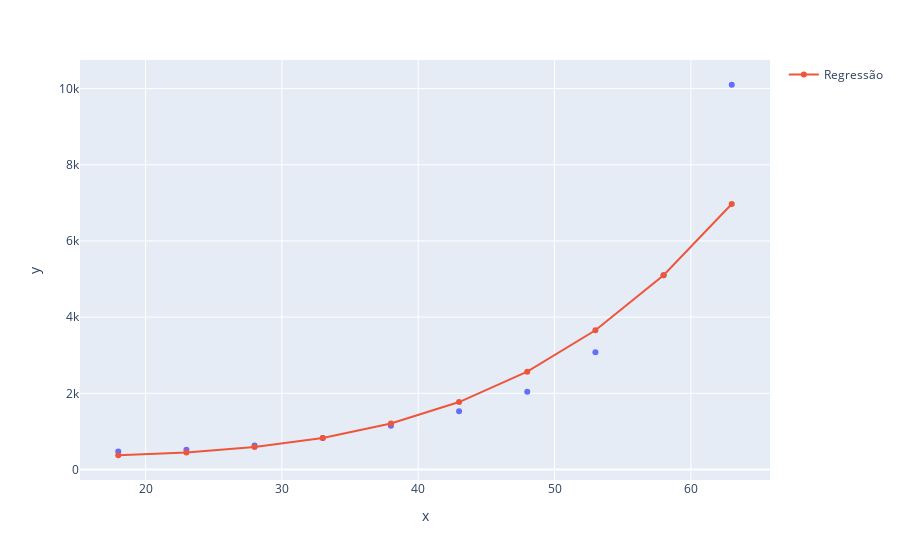

The notebook cell saved with this chart:
### Code cell
grafico2 = px.scatter(x=x_plano_saude2.ravel(), y=y_plano_saude2)
grafico2 . add_scatter(x=x_plano_saude2.ravel(
), y=regressor_svr_saude_poly.predict(x_plano_saude2), name='Regressão')
grafico2.show()

### Figure 1 — Plotly figure (JSON) as saved in the notebook; plotly's stock layout.template omitted (floating-point values rounded to 4 significant figures)
{"data": [{"hovertemplate": "x=%{x}<br>y=%{y}<extra></extra>", "legendgroup": "", "marker": {"color": "#636efa", "symbol": "circle"}, "mode": "markers", "name": "", "orientation": "v", "showlegend": false, "type": "scatter", "x": [18, 23, 28, 33, 38, 43, 48, 53, 58, 63], "xaxis": "x", "y": [470, 520, 630, 830, 1150, 1530, 2040, 3080, 5100, 10100], "yaxis": "y"}, {"name": "Regressão", "type": "scatter", "x": [18, 23, 28, 33, 38, 43, 48, 53, 58, 63], "y": [374.5, 448.2, 589.3, 830.1, 1209.0, 1771.0, 2568.0, 3656.0, 5100.0, 6970.0]}], "layout": {"legend": {"tracegroupgap": 0}, "margin": {"t": 60}, "xaxis": {"anchor": "y", "domain": [0, 1], "title": {"text": "x"}}, "yaxis": {"anchor": "x", "domain": [0, 1], "title": {"text": "y"}}}}
